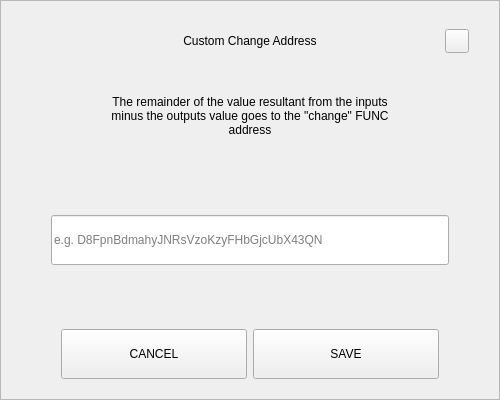
<?xml version="1.0" encoding="UTF-8"?>
<ui version="4.0">
 <class>SendChangeAddressDialog</class>
 <widget class="QDialog" name="SendChangeAddressDialog">
  <property name="geometry">
   <rect>
    <x>0</x>
    <y>0</y>
    <width>500</width>
    <height>400</height>
   </rect>
  </property>
  <property name="windowTitle">
   <string>Dialog</string>
  </property>
  <layout class="QVBoxLayout" name="verticalLayout">
   <property name="spacing">
    <number>0</number>
   </property>
   <property name="leftMargin">
    <number>0</number>
   </property>
   <property name="topMargin">
    <number>0</number>
   </property>
   <property name="rightMargin">
    <number>0</number>
   </property>
   <property name="bottomMargin">
    <number>0</number>
   </property>
   <item>
    <widget class="QFrame" name="frame">
     <property name="styleSheet">
      <string notr="true"/>
     </property>
     <property name="frameShape">
      <enum>QFrame::StyledPanel</enum>
     </property>
     <property name="frameShadow">
      <enum>QFrame::Raised</enum>
     </property>
     <layout class="QVBoxLayout" name="verticalLayout_2" stretch="0,0,0,0,0,0,0">
      <property name="spacing">
       <number>0</number>
      </property>
      <property name="leftMargin">
       <number>30</number>
      </property>
      <property name="topMargin">
       <number>20</number>
      </property>
      <property name="rightMargin">
       <number>30</number>
      </property>
      <property name="bottomMargin">
       <number>20</number>
      </property>
      <item>
       <layout class="QHBoxLayout" name="horizontalLayout_3">
        <property name="spacing">
         <number>0</number>
        </property>
        <item>
         <spacer name="horizontalSpacer_2">
          <property name="orientation">
           <enum>Qt::Horizontal</enum>
          </property>
          <property name="sizeHint" stdset="0">
           <size>
            <width>40</width>
            <height>20</height>
           </size>
          </property>
         </spacer>
        </item>
        <item>
         <widget class="QLabel" name="labelTitle">
          <property name="minimumSize">
           <size>
            <width>0</width>
            <height>40</height>
           </size>
          </property>
          <property name="maximumSize">
           <size>
            <width>16777215</width>
            <height>40</height>
           </size>
          </property>
          <property name="styleSheet">
           <string notr="true">padding-left:24px;</string>
          </property>
          <property name="text">
           <string>Custom Change Address</string>
          </property>
          <property name="alignment">
           <set>Qt::AlignCenter</set>
          </property>
          <property name="margin">
           <number>7</number>
          </property>
         </widget>
        </item>
        <item>
         <spacer name="horizontalSpacer">
          <property name="orientation">
           <enum>Qt::Horizontal</enum>
          </property>
          <property name="sizeHint" stdset="0">
           <size>
            <width>40</width>
            <height>20</height>
           </size>
          </property>
         </spacer>
        </item>
        <item>
         <widget class="QPushButton" name="btnEsc">
          <property name="minimumSize">
           <size>
            <width>24</width>
            <height>24</height>
           </size>
          </property>
          <property name="maximumSize">
           <size>
            <width>24</width>
            <height>24</height>
           </size>
          </property>
          <property name="focusPolicy">
           <enum>Qt::NoFocus</enum>
          </property>
          <property name="text">
           <string/>
          </property>
         </widget>
        </item>
       </layout>
      </item>
      <item>
       <spacer name="verticalSpacer_2">
        <property name="orientation">
         <enum>Qt::Vertical</enum>
        </property>
        <property name="sizeType">
         <enum>QSizePolicy::Fixed</enum>
        </property>
        <property name="sizeHint" stdset="0">
         <size>
          <width>20</width>
          <height>20</height>
         </size>
        </property>
       </spacer>
      </item>
      <item alignment="Qt::AlignHCenter">
       <widget class="QLabel" name="labelMessage">
        <property name="minimumSize">
         <size>
          <width>0</width>
          <height>70</height>
         </size>
        </property>
        <property name="text">
         <string>The remainder of the value resultant from the inputs minus the outputs value goes to the &quot;change&quot; FUNC address</string>
        </property>
        <property name="alignment">
         <set>Qt::AlignCenter</set>
        </property>
        <property name="wordWrap">
         <bool>true</bool>
        </property>
       </widget>
      </item>
      <item>
       <spacer name="verticalSpacer_3">
        <property name="orientation">
         <enum>Qt::Vertical</enum>
        </property>
        <property name="sizeHint" stdset="0">
         <size>
          <width>20</width>
          <height>40</height>
         </size>
        </property>
       </spacer>
      </item>
      <item>
       <layout class="QHBoxLayout" name="horizontalLayout_2">
        <property name="spacing">
         <number>0</number>
        </property>
        <property name="leftMargin">
         <number>20</number>
        </property>
        <property name="rightMargin">
         <number>20</number>
        </property>
        <item>
         <widget class="QLineEdit" name="lineEditAddress">
          <property name="minimumSize">
           <size>
            <width>0</width>
            <height>50</height>
           </size>
          </property>
          <property name="placeholderText">
           <string notr="true">e.g. D8FpnBdmahyJNRsVzoKzyFHbGjcUbX43QN</string>
          </property>
         </widget>
        </item>
       </layout>
      </item>
      <item>
       <spacer name="verticalSpacer">
        <property name="orientation">
         <enum>Qt::Vertical</enum>
        </property>
        <property name="sizeHint" stdset="0">
         <size>
          <width>20</width>
          <height>40</height>
         </size>
        </property>
       </spacer>
      </item>
      <item>
       <layout class="QHBoxLayout" name="horizontalLayout" stretch="2,2">
        <property name="spacing">
         <number>6</number>
        </property>
        <property name="leftMargin">
         <number>30</number>
        </property>
        <property name="rightMargin">
         <number>30</number>
        </property>
        <item>
         <widget class="QPushButton" name="btnCancel">
          <property name="minimumSize">
           <size>
            <width>180</width>
            <height>50</height>
           </size>
          </property>
          <property name="focusPolicy">
           <enum>Qt::NoFocus</enum>
          </property>
          <property name="text">
           <string>CANCEL</string>
          </property>
         </widget>
        </item>
        <item>
         <widget class="QPushButton" name="btnSave">
          <property name="minimumSize">
           <size>
            <width>180</width>
            <height>50</height>
           </size>
          </property>
          <property name="focusPolicy">
           <enum>Qt::NoFocus</enum>
          </property>
          <property name="text">
           <string>SAVE</string>
          </property>
         </widget>
        </item>
       </layout>
      </item>
     </layout>
    </widget>
   </item>
  </layout>
 </widget>
 <resources/>
 <connections/>
</ui>
